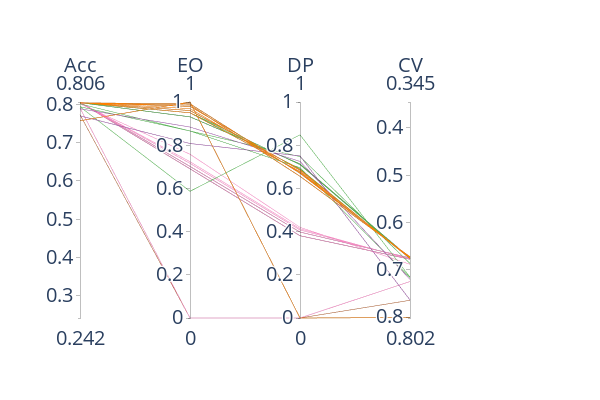

Here is the notebook cell this chart was saved with:
### Markdown cell above
Geramos uma visualização com todos os modelos comparados (todos menos os propostos), para poupar espaço nas visualizações que serão colocadas no paper.

### Code cell
fig = go.Figure(data=
    go.Parcoords(
        line = dict(color = other_models['model_id'], 
                    colorscale = [(0.0, hist_color['Minimax']),(0.2, hist_color['Minimax']),
                        (0.2, hist_color['LogReg']),(0.4, hist_color['LogReg']),
                        (0.4, hist_color['Reweight']),(0.6, hist_color['Reweight']),
                        (0.6, hist_color['DemPar']),(0.8, hist_color['DemPar']),
                        (0.8, hist_color['EqOp']),(1.0, hist_color['EqOp'])], 
                    showscale = False, cmin = 0, cmax = 4,
                   colorbar = {'tickvals': other_models['model_id'],
                          'ticktext': other_models['Modelo'],
                              'title': 'Approach'}),
        dimensions = list([
            dict(range = [acc_min, acc_max],
                label = 'Acc', values = other_models['Acurácia']),
            dict(range = [eo_min, eo_max],
                label = 'EO', values = other_models['Igualdade de Oportunidade']),
            dict(range = [dp_min, dp_max],
                label = 'DP', values = other_models['P porcento']),
            dict(range = [cv_min, cv_max],
                label = 'CV', values = other_models['Coeficiente de variação']),
        ]), domain = {'x': (0, 3/4)}
    ), layout = dict(height=400, width=600)
)


fig.update_layout(
    plot_bgcolor = 'white',
    paper_bgcolor = 'white',
    font=dict(
        size=24
    )
)

fig.show()

### Figure 1 — Plotly figure (JSON) as saved in the notebook; plotly's stock layout.template omitted (floating-point values rounded to 4 significant figures; data arrays with more than 128 entries replaced by an {"elided": "..."} marker saying what was removed)
{"data": [{"dimensions": [{"label": "Acc", "range": [0.242, 0.806], "values": {"elided": "735 float values"}}, {"label": "EO", "range": [0, 1], "values": {"elided": "735 float values"}}, {"label": "DP", "range": [0, 1], "values": {"elided": "735 float values"}}, {"label": "CV", "range": [0.802, 0.345], "values": {"elided": "735 float values"}}], "domain": {"x": [0, 0.75]}, "line": {"cmax": 4, "cmin": 0, "color": {"elided": "735 int values"}, "colorbar": {"ticktext": {"elided": "735 str values"}, "tickvals": {"elided": "735 int values"}, "title": {"text": "Approach"}}, "colorscale": [[0, "#a65628"], [0.2, "#a65628"], [0.2, "#f781bf"], [0.4, "#f781bf"], [0.4, "#4daf4a"], [0.6, "#4daf4a"], [0.6, "#984ea3"], [0.8, "#984ea3"], [0.8, "#ff7f00"], [1, "#ff7f00"]], "showscale": false}, "type": "parcoords"}], "layout": {"font": {"size": 24}, "height": 400, "paper_bgcolor": "white", "plot_bgcolor": "white", "width": 600}}
